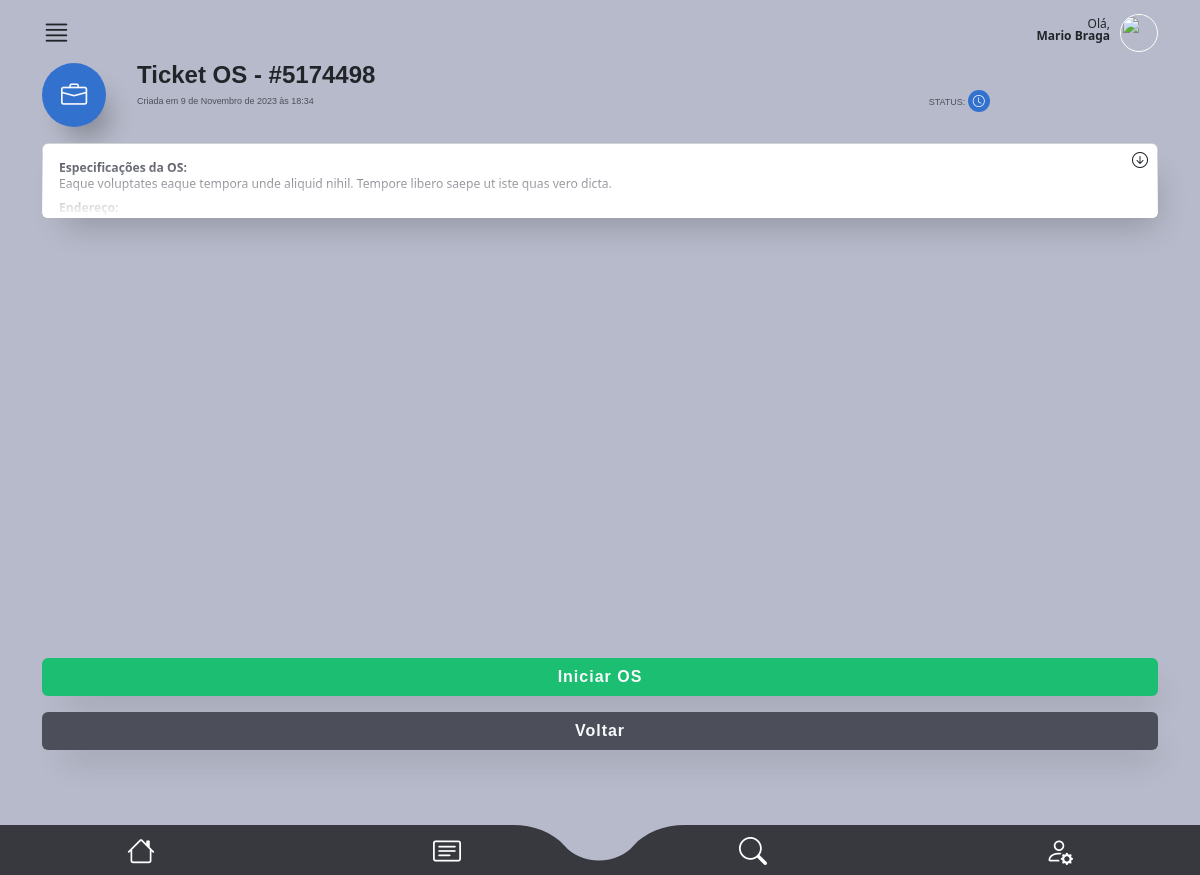
Before: /main/os_detail/8 (signed in) with the older database file.
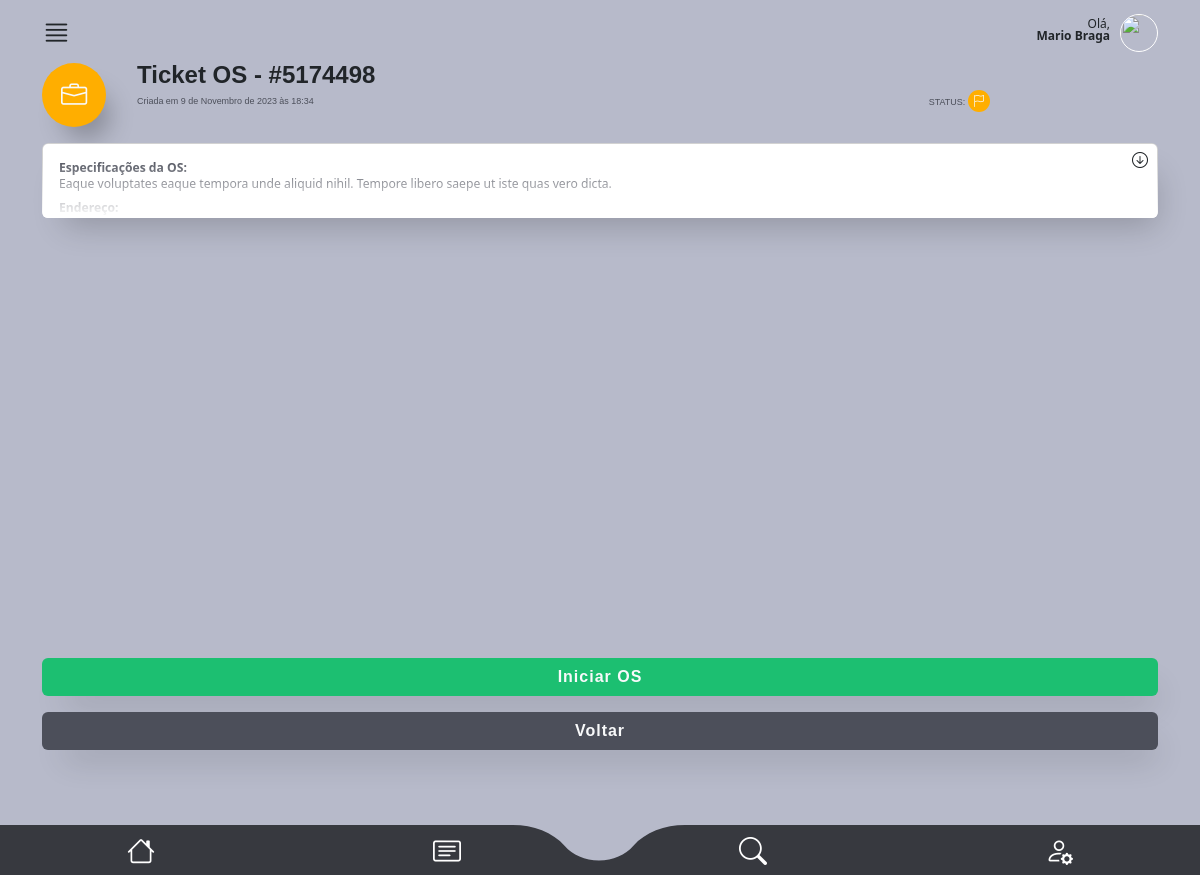
After: the same page with the newer database file.
### main/views.py (the view)
# urls.py: path("os_detail/<int:ordem_id>", views.os_detail, name="os_detail"),
@is_tecnico_and_owner
def os_detail(request, ordem_id):
    try:
        api_google_maps_key = CHAVE_API_GOOGLE
        user = request.user
        ordem = get_object_or_404(OrdemDeServico, id=ordem_id, tecnico=user)
        if ordem.status == "Concluído":
            return HttpResponse("Ordem de Serviço já finalizada")
        status_ordem = ordem.status
        return render(
            request,
            "os_detail.html",
            {
                "ordem": ordem,
                "user": user,
                "status_ordem": status_ordem,
                "api_google_maps_key": api_google_maps_key,
            },
        )
    except Exception as e:
        return render(request, "error.html", {"error_message": str(e)})

### authentication/models.py (called while the page is built)
    def __str__(self):
        return f"{self.rua}, {self.numero}, {self.complemento}, {self.bairro}, {self.cidade}, {self.estado}, CEP: {self.cep}"

### main/helpers.py (called while the page is built)
def is_tecnico_and_owner(view_func):
    @wraps(view_func)
    def _wrapped_view(request, ordem_id, *args, **kwargs):
        user = request.user
        try:
            ordem = OrdemDeServico.objects.get(id=ordem_id)
            if user.groups.filter(name="Técnico").exists() and ordem.tecnico == user:
                return view_func(request, ordem_id, *args, **kwargs)
        except OrdemDeServico.DoesNotExist:
            return HttpResponse("Os não existe")
        return HttpResponse(
            "Acesso não autorizado"
        )  # Ou redirecione para uma página de erro
    return _wrapped_view

### main/templates/os_detail.html (shortened to what this page needs)
     {% extends "base2.html" %}
    {% block rest %}
          <section id="detalhes_oc_scr">
            <div class="container">
                <div id="oc_detalhes">
                  <div class="oc_titulo mb-1 mb-md-3">
                    <div class="row">
                      <div class="col-3 col-md-1">
                        <div class="{% if ordem.status == 'Aguardando' %}icon bg01{% elif ordem.status == 'Atenção' %}icon bg06{% else %}icon bg05{% endif %}">
                            <i class="bi bi-briefcase text-light"></i>
                          </div>
                      </div>
                      <div class="col-9 col-md-10">
                        <h4 class="font-bold">
                          Ticket OS - #{{ordem.ticket}}
                        </h4>
                        <div class="row">
                          <div class="col-8 col-md-10">
                            <p class="font-medium color04">Criada em {{ordem.data_criacao}}</p>
                          </div>
                          <div class="col-4 col-md-2">
                            <p class="font-medium color04">STATUS:
                              <span class="{% if ordem.status == 'Aguardando' %}icon_sm bg01{% elif ordem.status == 'Atenção' %}icon_sm bg06{% else %}icon_sm bg05{% endif %}">
                                {% if ordem.status == 'Aguardando' %}
                                  <i class="bi bi-clock text-light"></i>
                                {% elif ordem.status == 'Atenção' %}
                                  <i class="bi bi-flag text-light"></i>
                                {% else %}
                                  <i class="bi bi-exclamation-triangle-fill text-light"></i>
                                {% endif %}
                              </span>
                            </p>
                          </div>
                        </div>
                      </div>
                    </div>
                  </div>
                  <div class="oc_espec box-shadow">
                    <span class="icon"><i class="bi bi-arrow-down-circle"></i></span>
                    <div class="collapse" id="oc_espec">
                      <div class="card card-body color04">
                        <div class="row">
                          <div class="col-12">
                            <p><strong>Especificações da OS:</strong></p>
                            <p>{{ordem.descricao}} </p>
                          </div>
                          <div class="col-12 mt-2">
                            <p><strong>Endereço:</strong></p>
                            <p id="endereco">{{ordem.cliente.endereco}}</p>
                          </div>
                            <br/>
                            <br/>
                        </div>
                      </div>
                    </div>
                  </div>
                  <br>
                  <div id="map" style="width: 600px; height: 400px; margin: 0 auto"></div>
                  <div class="oc_action">
                    <a href="{% url 'a_caminho' ordem.id %}" class="btn bg02 text-light w-100 box-shadow fs-6 font-bold mt-3" {% if ordem.status == 'Concluído' %}disabled{% endif %}>Iniciar OS</a>
                    <a href="{% url 'dashboard' %}"  class="btn bg04 text-light w-100 box-shadow fs-6 font-bold mt-3">Voltar</a>
                  </div>
                </div>
            </div>
          </section>
    {% endblock %}

Changed rows visible on the page:
changed OrdemDeServico: status "Aguardando" → "Atenção" (drawn)
